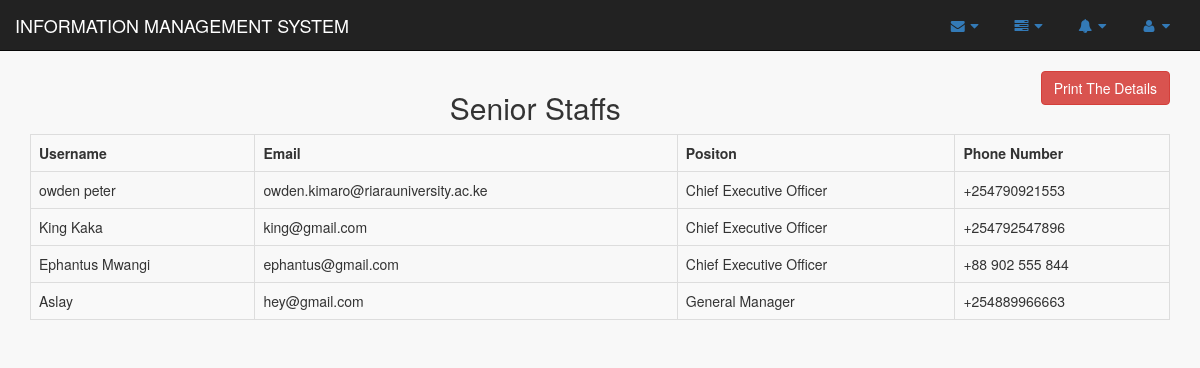
Page /seniour.php on the committed database.
### tables this page shows
CREATE TABLE `users` (
  `User_ID` int(20) NOT NULL,
  `username` varchar(25) NOT NULL,
  `password` varchar(1000) NOT NULL,
  `title` varchar(30) NOT NULL,
  `email` varchar(35) NOT NULL,
  `phone` varchar(50) NOT NULL
);

### seniour.php (the view, shortened to what this page needs)
<?php
include('connect.php');
$result = mysqli_query($conn, 'SELECT * FROM users WHERE title = "Chief Executive Officer" OR title = "General Manager"');
?>
<!DOCTYPE html>
<html>
<head>
    <link href="vendor/bootstrap/css/bootstrap.min.css" rel="stylesheet">
    <link href="vendor/metisMenu/metisMenu.min.css" rel="stylesheet">
    <link href="dist/css/sb-admin-2.css" rel="stylesheet">
    <link href="vendor/morrisjs/morris.css" rel="stylesheet">
    <link href="vendor/font-awesome/css/font-awesome.min.css" rel="stylesheet" type="text/css">
</head>
<body>
<div id="wrapper">
        <nav class="navbar navbar-inverse navbar-static-top" role="navigation" style="margin-bottom: 0">
            <div class="navbar-header">
                <a class="navbar-brand" href="index.php">INFORMATION MANAGEMENT SYSTEM</a>
            </div>
            <ul class="nav navbar-top-links navbar-right">
                <li class="dropdown">
                    <a class="dropdown-toggle" data-toggle="dropdown" href="#">
                        <i class="fa fa-envelope fa-fw"></i> <i class="fa fa-caret-down"></i>
                    </a>
                </li>
                <li class="dropdown">
                    <a class="dropdown-toggle" data-toggle="dropdown" href="#">
                        <i class="fa fa-tasks fa-fw"></i> <i class="fa fa-caret-down"></i>
                    </a>
                </li>
                <li class="dropdown">
                    <a class="dropdown-toggle" data-toggle="dropdown" href="#">
                        <i class="fa fa-bell fa-fw"></i> <i class="fa fa-caret-down"></i>
                    </a>
                </li>
                <li class="dropdown">
                    <a class="dropdown-toggle" data-toggle="dropdown" href="#">
                        <i class="fa fa-user fa-fw"></i> <i class="fa fa-caret-down"></i>
                    </a>
                </li>
            </ul>
</nav>
</div>
<br>
<div class = "container">
    <button class="btn  pull-right btn-danger hidden-print" onclick="myFunction()">Print The Details</button>
    <table class = "table table-striped table-hover table-bordered " data-toggle="table">
      <h2 class="text text-center">Senior Staffs</h2>
      <tr>
        <th>Username</th>
        <th>Email</th>
        <th>Positon</th>
        <th>Phone Number</th>
      </tr>
      <?php
      while($res = mysqli_fetch_array($result)) {
        echo "<tr>";
        echo "<td>".$res['username']."</td>";
        echo "<td>".$res['email']."</td>";
        echo "<td>".$res['title']."</td>";
        echo "<td>".$res['phone']."</td>";
      }
      ?>
    </table>
  </div>
  <br>
</body>
</html>

### rows in the picture
users: username "owden peter", email "owden.kimaro@riarauniversity.ac.ke", title "Chief Executive Officer", phone "+254790921553"
users: username "King Kaka", email "king@gmail.com", title "Chief Executive Officer", phone "+254792547896"
users: username "Ephantus Mwangi", email "ephantus@gmail.com", title "Chief Executive Officer", phone "+88 902 555 844"
users: username "Aslay", email "hey@gmail.com", title "General Manager", phone "+254889966663"
